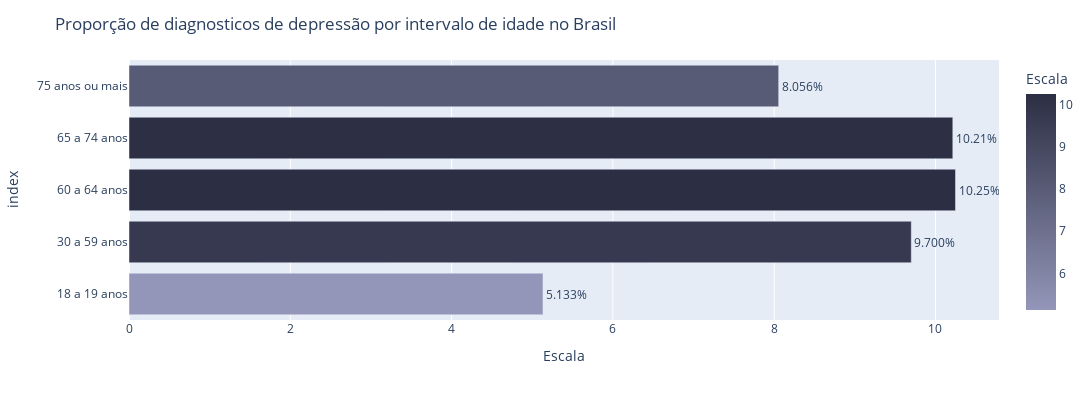

Source (notebook cell):
### Code cell
fig = px.bar(dados_idade_brasil,x='Proporção de diagnostico de depressão',y=dados_idade_brasil.index, color="Proporção de diagnostico de depressão",color_continuous_scale=[(0, "#9396b8"),(1,"#2c2e43")],text='Proporção de diagnostico de depressão',labels={'Proporção de diagnostico de depressão':'Escala'})
fig.update_traces(texttemplate='%{text:.4s}%', textposition='outside')
fig.update_layout(height=400,width=1200,title='Proporção de diagnosticos de depressão por intervalo de idade no Brasil')
fig.show()

### Figure 1 — Plotly figure (JSON) as saved in the notebook; plotly's stock layout.template omitted (floating-point values rounded to 4 significant figures)
{"data": [{"alignmentgroup": "True", "hovertemplate": "Escala=%{marker.color}<br>index=%{y}<extra></extra>", "legendgroup": "", "marker": {"color": [5.133, 9.7, 10.25, 10.21, 8.056], "coloraxis": "coloraxis", "pattern": {"shape": ""}}, "name": "", "offsetgroup": "", "orientation": "h", "showlegend": false, "text": [5.133, 9.7, 10.25, 10.21, 8.056], "textposition": "outside", "texttemplate": "%{text:.4s}%", "type": "bar", "x": [5.133, 9.7, 10.25, 10.21, 8.056], "xaxis": "x", "y": ["18 a 19 anos", "30 a 59 anos", "60 a 64 anos", "65 a 74 anos", "75 anos ou mais"], "yaxis": "y"}], "layout": {"barmode": "relative", "coloraxis": {"colorbar": {"title": {"text": "Escala"}}, "colorscale": [[0, "#9396b8"], [1, "#2c2e43"]]}, "height": 400, "legend": {"tracegroupgap": 0}, "margin": {"t": 60}, "title": {"text": "Proporção de diagnosticos de depressão por intervalo de idade no Brasil"}, "width": 1200, "xaxis": {"anchor": "y", "domain": [0, 1], "title": {"text": "Escala"}}, "yaxis": {"anchor": "x", "domain": [0, 1], "title": {"text": "index"}}}}
